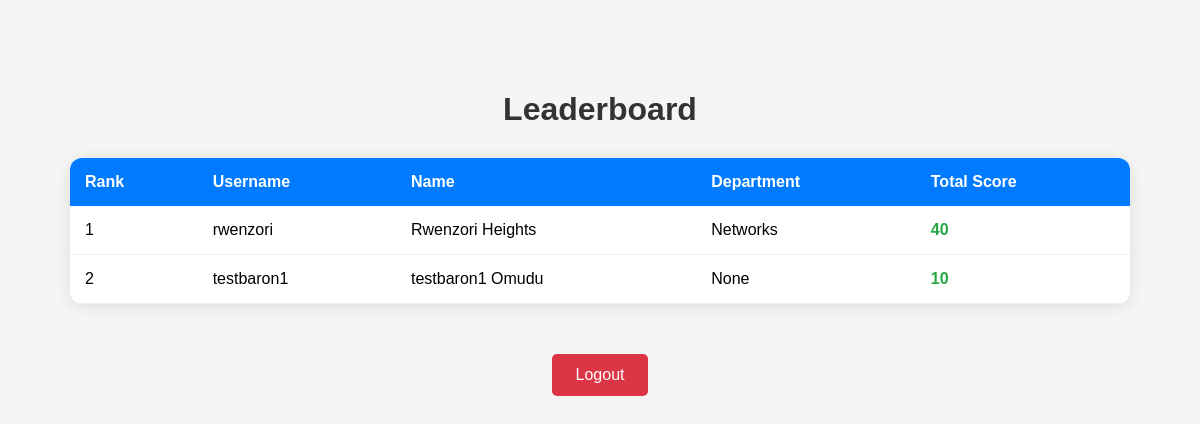
The app's page /auth/leaderboard (signed in), older data.
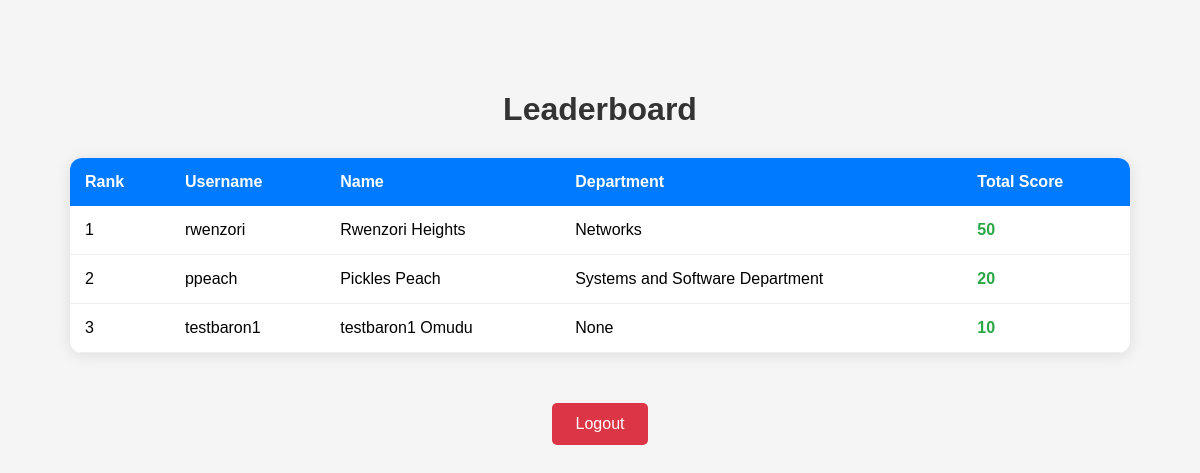
The same page, newer data.
### app/models.py (models this page shows, shortened)
class User(UserMixin, db.Model):
    id = db.Column(db.Integer, primary_key=True)
    first_name = db.Column(db.String(50), nullable=False)
    last_name = db.Column(db.String(50), nullable=False)
    username = db.Column(db.String(50), unique=True, nullable=False)
    password_hash = db.Column(db.String(128), nullable=False)
    department = db.Column(db.String(50), nullable=True)
    responses = db.relationship('UserResponses', backref='user', lazy=True)
    biometric_credentials = db.relationship('BiometricCredential', backref='user', lazy=True)

### app/auth_leaderboard_routes.py (the view)
@auth_bp.route('/leaderboard', methods=['GET'])
@login_required
def leaderboard():
    user_id = session.get('user_id')
    if not user_id:
        flash('Please log in to access this page.', 'danger')
        return redirect(url_for('auth.login'))
    standings = (
        db.session.query(
            User.username,
            User.first_name,
            User.last_name,
            User.department,
            db.func.sum(UserResponses.score).label('total_score')
        )
        .join(User, UserResponses.user_id == User.id)
        .group_by(User.id, User.username, User.first_name, User.last_name, User.department)
        .order_by(db.desc('total_score'))
        .all()
    )
    standings_list = [
        {
            "username": row[0],
            "name": f"{row[1]} {row[2]}",
            "department": row[3],
            "total_score": row[4]
        } for row in standings
    ]
    return render_template('leaderboard.html', standings=standings_list, enumerate=enumerate)

### app/auth_leaderboard_routes.py (called while the page is built)
def login_required(f):
    @wraps(f)
    def decorated_function(*args, **kwargs):
        if 'user_id' not in session:
            flash('Please log in to access this page.', 'danger')
            return redirect(url_for('auth.login'))
        return f(*args, **kwargs)
    return decorated_function

### app/templates/leaderboard.html (shortened to what this page needs)
<!DOCTYPE html>
<html lang="en">
<head>
</head>
<body>
    <div class="container">
        <h1>Leaderboard</h1>
        {% if standings %}
        <table>
            <tr>
                <th>Rank</th>
                <th>Username</th>
                <th>Name</th>
                <th>Department</th>
                <th>Total Score</th>
            </tr>
            {% for rank, user in enumerate(standings, start=1) %}
            <tr class="rank-{{ rank if rank <= 3 else '' }}">
                <td>{{ rank }}</td>
                <td>{{ user['username'] }}</td>
                <td>{{ user['name'] }}</td>
                <td>{{ user['department'] }}</td>
                <td class="score">{{ user['total_score'] }}</td>
            </tr>
            {% endfor %}
        </table>
        {% else %}
        <p class="no-data">No scores recorded yet!</p>
        {% endif %}
        <form method="POST" action="{{ url_for('auth.logout') }}">
            <button type="submit" class="logout-btn">Logout</button>
        </form>
    </div>
</body>
</html>

### app/templates/leaderboard.html (style rules this page uses)
body { font-family: Arial, sans-serif; text-align: center; padding: 50px; background-color: #f5f5f5; margin: 0; }
.container { max-width: 1200px; margin: 0 auto; padding: 20px; }
h1 { color: #333; margin-bottom: 30px; }
table { width: 100%; margin: 20px auto; border-collapse: collapse; border-spacing: 0; box-shadow: 0 2px 15px rgba(0, 0, 0, 0.1); border-radius: 12px; overflow: hidden; }
th { background-color: #007bff; color: #fff; padding: 15px; text-align: left; font-weight: 600; }
td { background-color: #fff; padding: 15px; border-bottom: 1px solid #eee; text-align: left; }
.rank-1 { background-color: #fff3cd; }
.rank-2 { background-color: #e2e3e5; }
.rank-3 { background-color: #f8d7da; }
.score { font-weight: bold; color: #28a745; }
.logout-btn { margin-top: 30px; padding: 12px 24px; background-color: #dc3545; color: white; border: none; border-radius: 5px; font-size: 16px; cursor: pointer; transition: background-color 0.3s; }

Row changes from the older to the newer data that the page shows:
added User: username "ppeach", department "Systems and Software Department"
Text that changed along with them:
new list line: "1 Rwenzori Heights 50"
new list line: "rwenzori Networks"
new list line: "2 Pickles Peach 20"
new list line: "3 testbaron1 Omudu None 10"
new list line: "testbaron1"
list line gone: "1 Rwenzori Heights 40"
list line gone: "rwenzori Networks"
list line gone: "2 testbaron1 Omudu None 10"
list line gone: "testbaron1"
